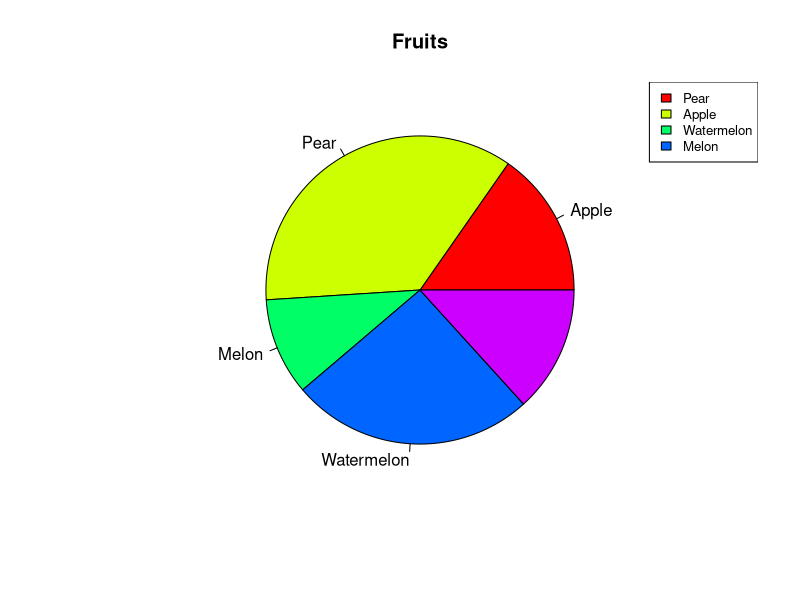

This figure's R source:
foodPref = c(15, 35, 10, 25, 13)
foodLabels = c("Apple", "Pear", "Melon", "Watermelon")

png(file="foo_preferences.png")

colors = rainbow(length(foodPref))

pie(foodPref,  foodLabels, main="Fruits", col=colors)

legend("topright", c("Pear", "Apple",  "Watermelon", "Melon"), cex=0.8, fill=colors)

dev.off()
